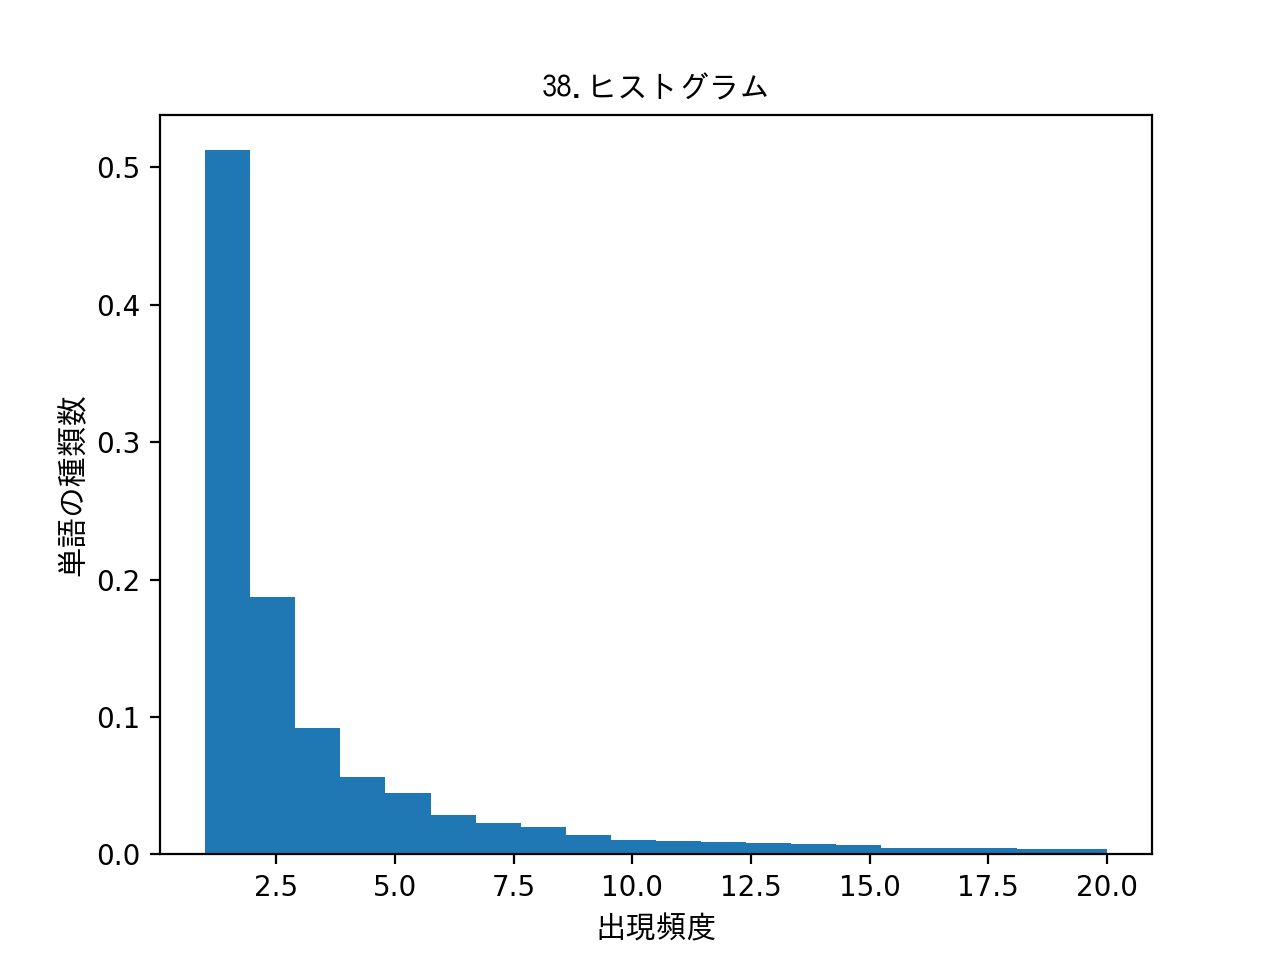

Here is the Python script that generated this plot:
#38. ヒストグラム
#単語の出現頻度のヒストグラム（横軸に出現頻度，縦軸に出現頻度をとる単語の種類数を棒グラフで表したもの）を描け
#-*-coding:utf-8-*-

import codecs
import ast
import collections
import operator
import matplotlib.pyplot as plt
from matplotlib.font_manager import FontProperties

if __name__ == "__main__":
    with codecs.open('neko.txt.mecab.analyze','r','utf-8') as f:
        temp_lines = f.readlines()

    temp_list=[]
    temnp_dict={}
    temp_word = ''
    for temp_line in temp_lines:
        temp_dict = ast.literal_eval(temp_line)
        temp_word = temp_dict['surface']
        temp_list.append(temp_word)

    count_dict = {}
    count_dict = collections.Counter(map(str,temp_list))

    graph_x_list =[]
    graph_y_list =[]

    for key,value in sorted(count_dict.items(),key=operator.itemgetter(1),reverse=True):
        graph_x_list.append(key)
        graph_y_list.append(value)

# 日本語の設定
    fp = FontProperties(fname=r'/Library/fonts/ipag.ttf', size=11)
# グラフのパラメータ
    plt.title("38.ヒストグラム", fontproperties=fp)
    plt.xlabel('出現頻度', fontproperties=fp)
    plt.ylabel('単語の種類数', fontproperties=fp)

#matplotlib.pyplot.bar(y=data_list, bins=binの数, range=binの最小値と最大値,normed=y軸の値で正規化する)
    plt.hist(graph_y_list,bins=20,range=(1,20),normed=True)

#グラフの表示
    plt.show()
